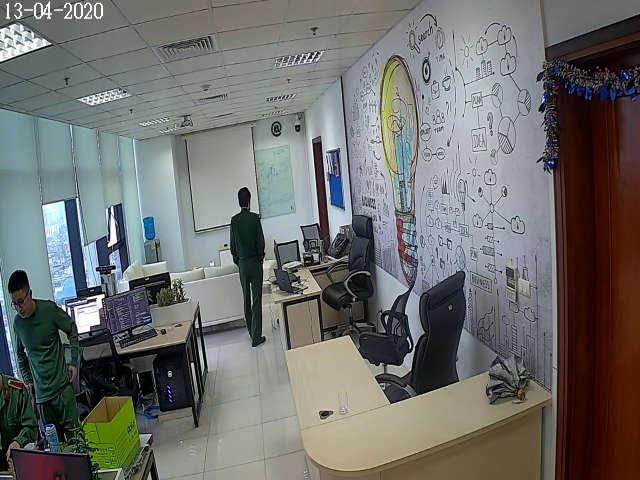
#> input picture image_right.png, 640 x 480 px
$ python test_stitching.py
#> lines starting #> are read from the running program, lines starting #| are printed output that depends on the picture
#> (reads H_matrix.npy from the repository)
import cv2
import numpy as np


# [44 lines left out: functions create_mask, blending, not called in this run]

def main(argv1,argv2):
#> called with argv1 = 'image_left.png', argv2 = 'image_right.png'
    img2 = cv2.imread(argv2)
#> img2 is the input picture: shape (480, 640, 3); mean B, G, R 107.6, 110.8, 109.9
    H = np.load("H_matrix.npy")
    # ret, H_invert = cv2.invert(H)
    # print(H.dot(H_invert))
    H_invert = H
    result = np.zeros((480*3, 640*3, 3),)
    for i in range(0,480):
        for j in range(0,640):
            x = (H_invert[0][0]*i + H_invert[0][1]*j + H_invert[0][2]) / (H_invert[2][0]*i+H_invert[2][1]*j+H_invert[2][2])
            y = (H_invert[1][0]*i + H_invert[1][1]*j + H_invert[1][2]) / (H_invert[2][0]*i + H_invert[2][1]*j + H_invert[2][2])
            if x>-50 and y>-300:
	            result[x.astype(int)+50,y.astype(int)+200, :]= img2[i, j, :]
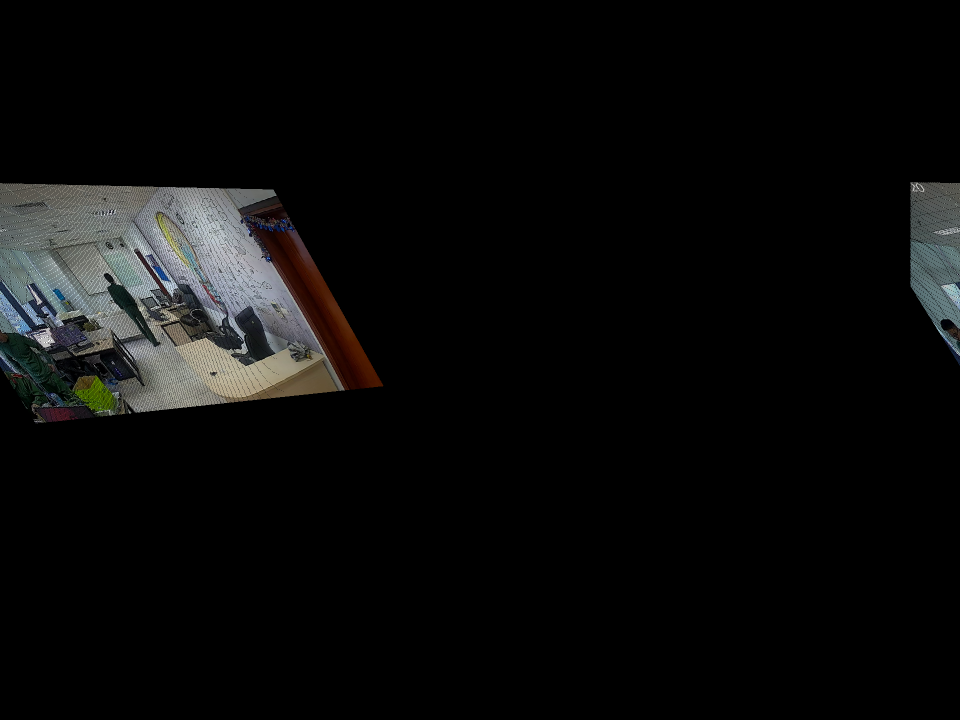
#> result: shape (1440, 1920, 3) float64 (shown at 1/2 size); mean B, G, R 10.8, 11.1, 10.9
    result = result.astype(np.uint8)

    paronama = cv2.warpPerspective(img2, H,(640*2, 480*2))
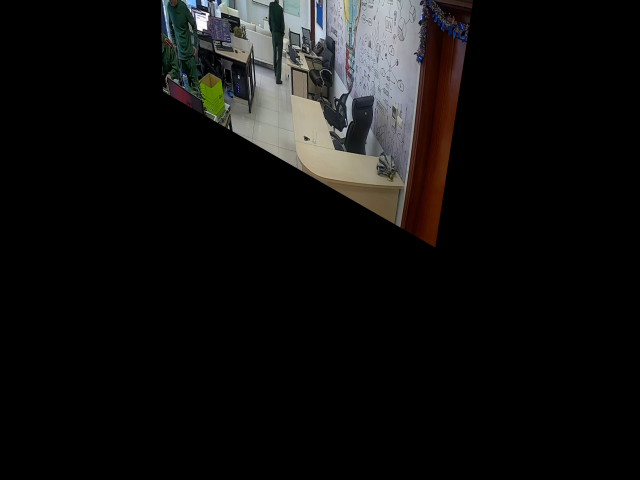
#> paronama: shape (960, 1280, 3) (shown at 1/2 size); mean B, G, R 15.3, 16, 16.6
    cv2.imshow('cv2', paronama)
    cv2.imwrite('cv2.jpg', paronama)
    cv2.imshow('resutl', result)
    cv2.imwrite('mul_matrix.jpg',result)
    cv2.waitKey(0)
    cv2.destroyAllWindows()

H = np.load("H_matrix.npy", allow_pickle=True)


main('image_left.png', 'image_right.png')
